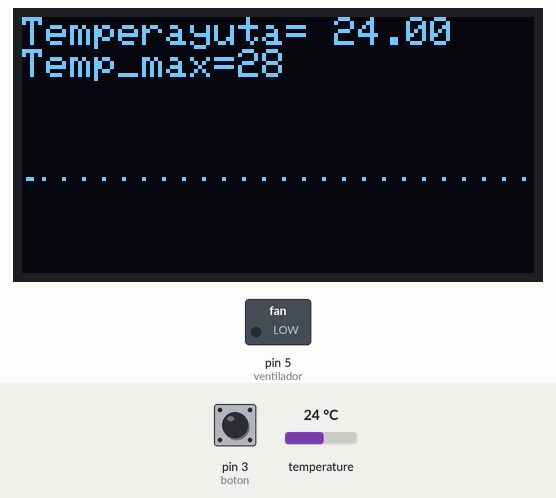
Bench run of a sketch on a simulated Arduino Uno, built with avr-gcc and run on an emulated ATmega328P. On the bench: 128×64 one-colour display, switched loads named in the sketch (green lamp = pin HIGH). The test bench sets the inputs (shaded band); at power-on: temperature 24 °C, pin 3 (boton) LOW. What the sketch prints to the serial monitor is not drawn.

Above: at 2.4 s.
2.5 s: temperature set to 27.6 °C
At 3.6 s:
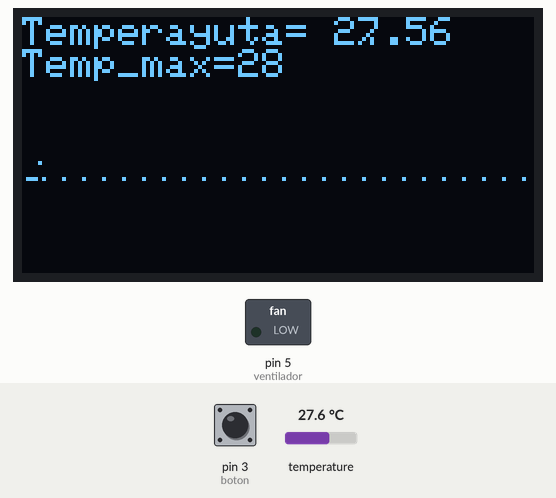
5.5 s: temperature set to 28.7 °C
At 6.1 s:
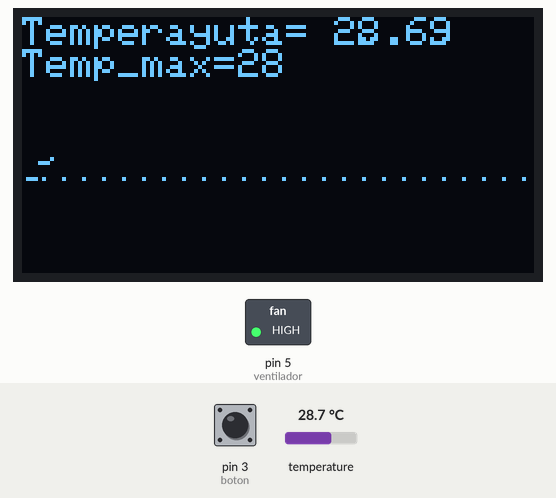
9.2 s: pin 3 (boton) pulled HIGH for 1 s
At 10.2 s:
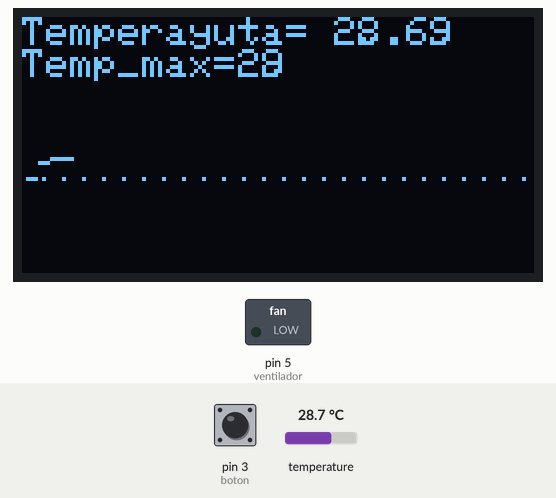
11.7 s: pin 3 (boton) pulled HIGH for 1 s
At 12.6 s:
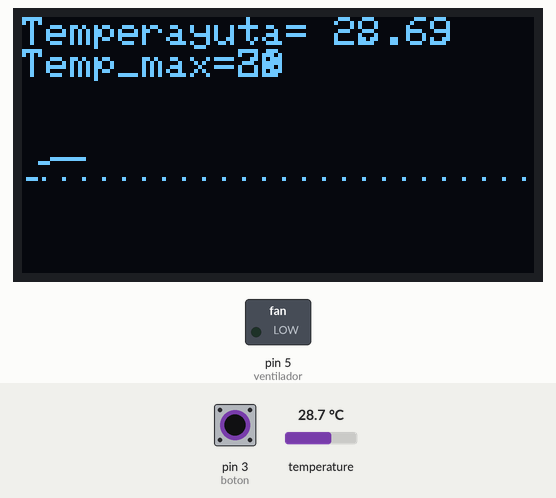
14.2 s: temperature set to 12 °C
At 14.7 s:
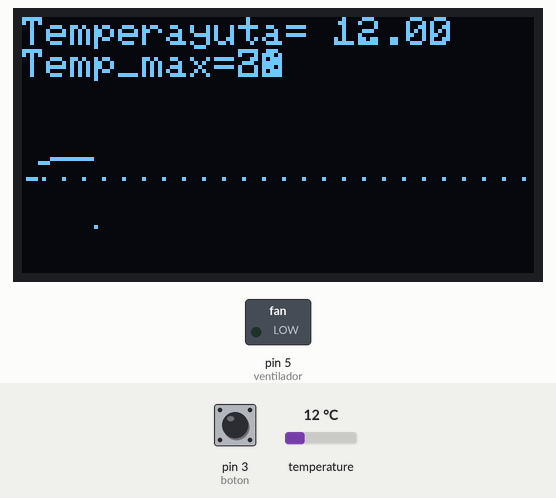
Timing chart, 0 to 16.8 s (numbered marks = the images above; inputs shaded):
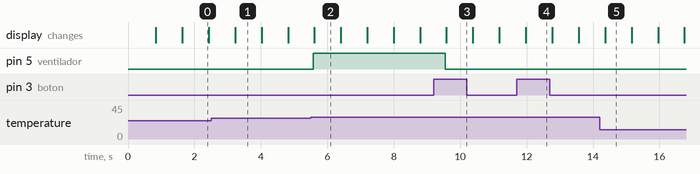

Measured:
- the behaviour switches between 28 and 28.1 °C on temperature (found by bisection; images 1 and 2)
- after the input at 5.5 s, pin 5 (ventilador): LOW → HIGH after 0.08 s
- after the input at 9.2 s, pin 5 (ventilador): HIGH → LOW after 0.36 s

The sketch:

Practica16.ino
```cpp
/* Librerias para el sensor de temperatura */
#include <OneWire.h>
#include <DallasTemperature.h>

/* Librerias para usar display ssd1306 */
#include <SPI.h>
#include <Wire.h>
#include <Adafruit_GFX.h>
#include <Adafruit_SSD1306.h>
Adafruit_SSD1306 display(-1);

/* Definimos el pin que vamos a usar con one wire */
#define ONE_WIRE_BUS 2
OneWire oneWire(ONE_WIRE_BUS);
DallasTemperature sensors(&oneWire);

/* Declaración de las variables para la entrada */
int boton = 3;
int boton2 = 4;
int ventilador = 5;

/* Valores de temperatura */
float temp;
bool ventilador_activado = false;

/* Umbral de Temperatura parametros de encendido u apagado */
int temperatura_max = 28;

int estado=0;
int estado2=0;

int i;

void setup(){
  Serial.begin(9600);

  /* Inicio el display para la AxAA dirección */
  display.begin(SSD1306_SWITCHCAPVCC, 0x3C);
  display.clearDisplay();
  Serial.println("Iniciando Sensor de Temperatura Dallas");

  /* Entradas */
  pinMode(ventilador,OUTPUT);
  pinMode(boton,INPUT);
  pinMode(boton2,INPUT);

  attachInterrupt(digitalPinToInterrupt(boton),consulta_estado,CHANGE);
  attachInterrupt(digitalPinToInterrupt(boton2),consulta_estado2,CHANGE);
  sensors.begin();

}

void loop(void){
  sensors.requestTemperatures();
  temp = sensors.getTempCByIndex(0);

  if(temp > temperatura_max){
    digitalWrite(ventilador,HIGH);
    ventilador_activado = true;
    Serial.println("VENTILADOR ACTIVADO -> " + String(temp));
  }
  else{
    digitalWrite(ventilador,LOW);
    ventilador_activado = false;
    Serial.println("VENTILADOR DESACTIVADO -> " + String(temp));
  }


  /* Fila */
  display.drawPixel(5, 40, WHITE);
  display.drawPixel(10, 40, WHITE);
  display.drawPixel(15, 40, WHITE);
  display.drawPixel(20, 40, WHITE);
  display.drawPixel(25, 40, WHITE);
  display.drawPixel(30, 40, WHITE);
  display.drawPixel(35, 40, WHITE);
  display.drawPixel(40, 40, WHITE);
  display.drawPixel(45, 40, WHITE);
  display.drawPixel(50, 40, WHITE);
  display.drawPixel(55, 40, WHITE);
  display.drawPixel(60, 40, WHITE);
  display.drawPixel(65, 40, WHITE);
  display.drawPixel(70, 40, WHITE);
  display.drawPixel(75, 40, WHITE);
  display.drawPixel(80, 40, WHITE);
  display.drawPixel(85, 40, WHITE);
  display.drawPixel(90, 40, WHITE);
  display.drawPixel(95, 40, WHITE);
  display.drawPixel(100, 40, WHITE);
  display.drawPixel(105, 40, WHITE);
  display.drawPixel(110, 40, WHITE);
  display.drawPixel(115, 40, WHITE);
  display.drawPixel(120, 40, WHITE);
  display.drawPixel(125, 40, WHITE);
  display.drawPixel(128, 40, WHITE);


  if(i==128){
    display.clearDisplay();
    i=0;
    }
    /*  Resetea al llegar al limite de la pantalla */
  if(temperatura_max !=temp){
    i++;
    display.drawPixel(i,(64-temp),WHITE);//imprime un punto
    display.fillRect(0,0,128,5,BLACK);
    display.setTextSize(1);
    display.setTextColor(WHITE);
    display.setCursor(0,0);
    display.println("Temperayuta= " + String(temp) + " \nTemp_max=" + String(temperatura_max));

  }
  display.display();
}


void consulta_estado(){
  if(ventilador_activado == true || ventilador_activado == false){
    temperatura_max += 1;
    Serial.println("Boton1=" + String(temperatura_max));
    delay(7000);
  }
}

void consulta_estado2(){
  if(ventilador_activado == true || ventilador_activado == false){
    temperatura_max -= 1;
    Serial.println("Boton1=" + String(temperatura_max));
    delay(7000);
  }
}
```
